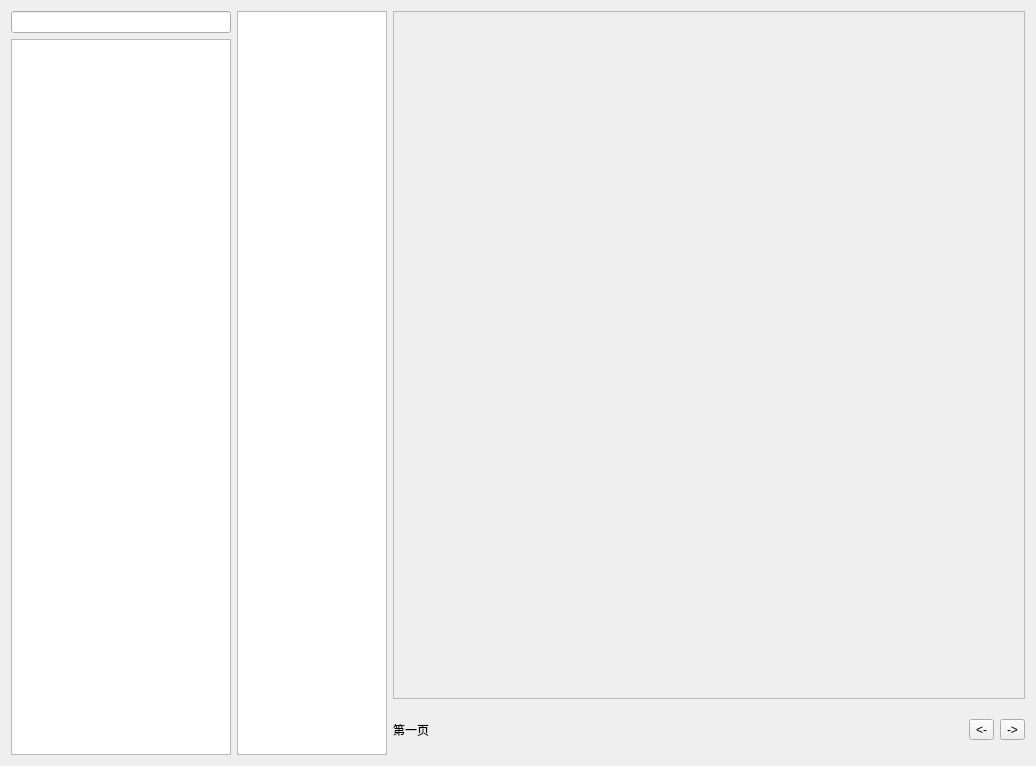
<?xml version="1.0" encoding="UTF-8"?>
<ui version="4.0">
 <class>NovelList</class>
 <widget class="QWidget" name="NovelList">
  <property name="geometry">
   <rect>
    <x>0</x>
    <y>0</y>
    <width>1036</width>
    <height>766</height>
   </rect>
  </property>
  <property name="windowTitle">
   <string>Form</string>
  </property>
  <layout class="QGridLayout" name="gridLayout">
   <item row="1" column="1" rowspan="3">
    <widget class="ListWidget" name="category">
     <property name="minimumSize">
      <size>
       <width>140</width>
       <height>0</height>
      </size>
     </property>
     <property name="maximumSize">
      <size>
       <width>150</width>
       <height>16777215</height>
      </size>
     </property>
    </widget>
   </item>
   <item row="1" column="0" rowspan="3">
    <widget class="QWidget" name="widget" native="true">
     <property name="minimumSize">
      <size>
       <width>200</width>
       <height>0</height>
      </size>
     </property>
     <property name="maximumSize">
      <size>
       <width>220</width>
       <height>16777215</height>
      </size>
     </property>
     <layout class="QGridLayout" name="gridLayout_2">
      <property name="leftMargin">
       <number>0</number>
      </property>
      <property name="topMargin">
       <number>0</number>
      </property>
      <property name="rightMargin">
       <number>0</number>
      </property>
      <property name="bottomMargin">
       <number>0</number>
      </property>
      <item row="1" column="0">
       <widget class="ListWidget" name="list">
        <property name="minimumSize">
         <size>
          <width>0</width>
          <height>0</height>
         </size>
        </property>
        <property name="maximumSize">
         <size>
          <width>16777215</width>
          <height>16777215</height>
         </size>
        </property>
       </widget>
      </item>
      <item row="0" column="0">
       <widget class="SearchLineEdit" name="le_search"/>
      </item>
     </layout>
    </widget>
   </item>
   <item row="3" column="2">
    <widget class="QWidget" name="book_footer" native="true">
     <property name="maximumSize">
      <size>
       <width>16777215</width>
       <height>50</height>
      </size>
     </property>
     <layout class="QGridLayout" name="gridLayout_3">
      <property name="leftMargin">
       <number>0</number>
      </property>
      <property name="topMargin">
       <number>0</number>
      </property>
      <property name="rightMargin">
       <number>0</number>
      </property>
      <property name="bottomMargin">
       <number>0</number>
      </property>
      <item row="2" column="4">
       <widget class="ToolButton" name="btn_next">
        <property name="text">
         <string>-&gt;</string>
        </property>
       </widget>
      </item>
      <item row="2" column="2">
       <spacer name="horizontalSpacer">
        <property name="orientation">
         <enum>Qt::Orientation::Horizontal</enum>
        </property>
        <property name="sizeHint" stdset="0">
         <size>
          <width>40</width>
          <height>20</height>
         </size>
        </property>
       </spacer>
      </item>
      <item row="2" column="3">
       <widget class="ToolButton" name="btn_prev">
        <property name="text">
         <string>&lt;-</string>
        </property>
       </widget>
      </item>
      <item row="2" column="0">
       <widget class="QLabel" name="lb_total">
        <property name="text">
         <string>第一页</string>
        </property>
       </widget>
      </item>
     </layout>
    </widget>
   </item>
   <item row="1" column="2" rowspan="2">
    <widget class="SingleDirectionScrollArea" name="book_list">
     <property name="widgetResizable">
      <bool>true</bool>
     </property>
     <widget class="QWidget" name="scrollAreaWidgetContents">
      <property name="geometry">
       <rect>
        <x>0</x>
        <y>0</y>
        <width>634</width>
        <height>690</height>
       </rect>
      </property>
     </widget>
    </widget>
   </item>
  </layout>
 </widget>
 <customwidgets>
  <customwidget>
   <class>ListWidget</class>
   <extends>QListWidget</extends>
   <header>qfluentwidgets</header>
  </customwidget>
  <customwidget>
   <class>SingleDirectionScrollArea</class>
   <extends>QScrollArea</extends>
   <header>qfluentwidgets</header>
   <container>1</container>
  </customwidget>
  <customwidget>
   <class>SearchLineEdit</class>
   <extends>QLineEdit</extends>
   <header>qfluentwidgets</header>
  </customwidget>
  <customwidget>
   <class>ToolButton</class>
   <extends>QToolButton</extends>
   <header>qfluentwidgets</header>
  </customwidget>
 </customwidgets>
 <resources/>
 <connections/>
</ui>
